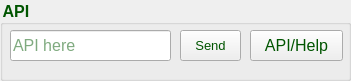
   <widget class="QGroupBox" name="groupBox_5">
    <property name="geometry">
     <rect>
      <x>890</x>
      <y>40</y>
      <width>351</width>
      <height>81</height>
     </rect>
    </property>
    <property name="font">
     <font>
      <pointsize>12</pointsize>
      <weight>75</weight>
      <bold>true</bold>
     </font>
    </property>
    <property name="styleSheet">
     <string notr="true">color: rgb(0, 85, 0);</string>
    </property>
    <property name="title">
     <string>API</string>
    </property>
    <widget class="QPushButton" name="btnCmdSend">
     <property name="geometry">
      <rect>
       <x>180</x>
       <y>30</y>
       <width>61</width>
       <height>31</height>
      </rect>
     </property>
     <property name="font">
      <font>
       <pointsize>10</pointsize>
      </font>
     </property>
     <property name="text">
      <string>Send</string>
     </property>
     <property name="checkable">
      <bool>true</bool>
     </property>
    </widget>
    <widget class="QLineEdit" name="editCmd">
     <property name="geometry">
      <rect>
       <x>10</x>
       <y>30</y>
       <width>161</width>
       <height>31</height>
      </rect>
     </property>
     <property name="font">
      <font>
       <pointsize>12</pointsize>
      </font>
     </property>
     <property name="placeholderText">
      <string>API here</string>
     </property>
    </widget>
    <widget class="QPushButton" name="btnHelp">
     <property name="geometry">
      <rect>
       <x>250</x>
       <y>30</y>
       <width>93</width>
       <height>31</height>
      </rect>
     </property>
     <property name="font">
      <font>
       <pointsize>12</pointsize>
      </font>
     </property>
     <property name="text">
      <string>API/Help</string>
     </property>
    </widget>
   </widget>
